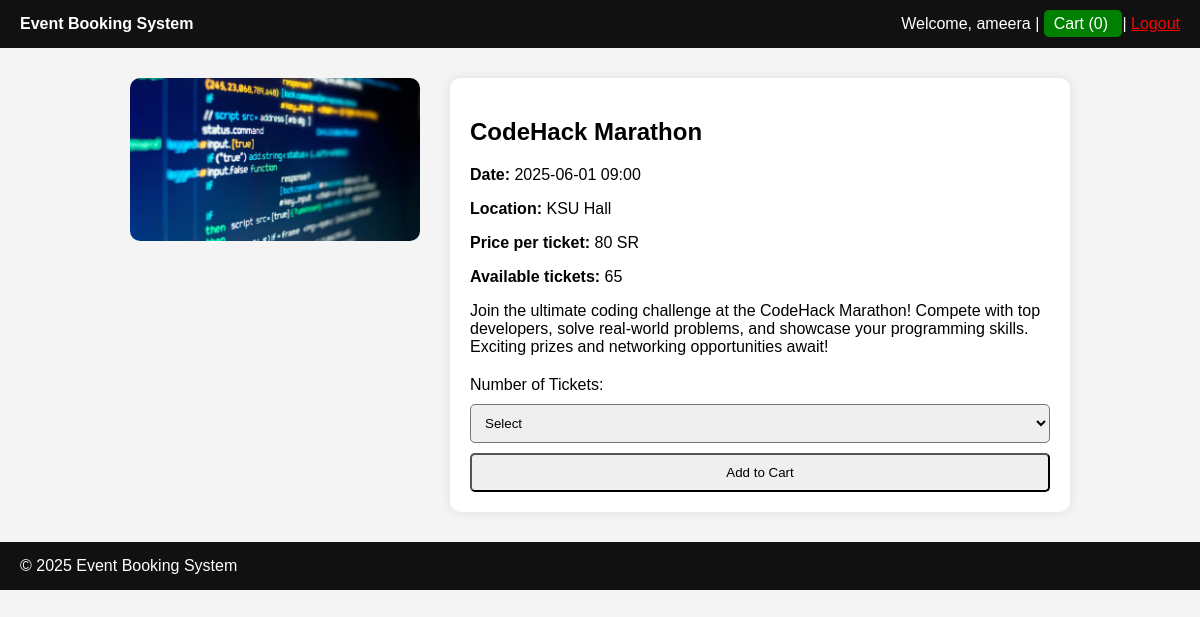
/Customer/event.php?id=2 (signed in), run on the app's committed database.
### tables this page shows
CREATE TABLE events (
    id INTEGER PRIMARY KEY AUTOINCREMENT,
    name TEXT NOT NULL,
    date TEXT NOT NULL,
    location TEXT NOT NULL,
    price REAL NOT NULL,
    image TEXT,
    max_tickets INTEGER NOT NULL
, description TEXT);

### Customer/event.php (the view, shortened to what this page needs)
<?php
require_once '../includes/config.php';
$name = $_SESSION['name'];
$event_id = $_GET['id'] ?? null;
$stmt = $conn->prepare("SELECT * FROM events WHERE id = ?");
$stmt->execute([$event_id]);
$event = $stmt->fetch(PDO::FETCH_ASSOC);
?>
<!DOCTYPE html>
<html lang="en">
<head>
</head>
<body>
<header>
    <a href="home.php" style="color:white; text-decoration:none; font-weight:bold;">
        Event Booking System
    </a>
    <div class="header-right">
        Welcome, <?= htmlspecialchars($name) ?> |
        <a href="cart.php"
   style="background:green;
          padding:5px 10px;
          color:white;
          border-radius:5px;
          text-decoration:none;">
    Cart (<?= array_sum($_SESSION['cart'] ?? []) ?>)
</a>
        |
        <a href="logout.php" style="color:red;">Logout</a>
    </div>
</header>
<div class="container">
    <div class="event-img">
        <img src="images/<?= $event['image'] ?>" alt="<?= $event['name'] ?>">
    </div>
    <div class="event-details">
        <h2><?= htmlspecialchars($event['name']) ?></h2>
        <p><strong>Date:</strong> <?= $event['date'] ?></p>
        <p><strong>Location:</strong> <?= $event['location'] ?></p>
        <p><strong>Price per ticket:</strong> <?= $event['price'] ?> SR</p>
        <p><strong>Available tickets:</strong> <?= $event['max_tickets'] ?></p>
        <p><?= $event['description'] ?? 'Join us for an unforgettable experience.' ?></p>
        <form method="POST">
            <label>Number of Tickets:</label>
            <select name="quantity" required>
                <option value="">Select</option>
            </select>
            <button type="submit">Add to Cart</button>
        </form>
    </div>
</div>
<footer>
    &copy; <?= date("Y") ?> Event Booking System
</footer>
</body>
</html>

### Customer/event.php (style rules this page uses)
* { box-sizing: border-box; }
body { font-family: Arial; margin: 0; background: #f4f4f4; }
header, footer { background: #111; color: white; padding: 15px 20px; }
.header-right { float: right; }
.container { padding: 30px; max-width: 1000px; margin: auto; display: flex; gap: 30px; }
.event-img { flex: 1; }
.event-img img { width: 100%; border-radius: 10px; }
.event-details { flex: 2; background: white; padding: 20px; border-radius: 10px; box-shadow: 0 0 10px rgba(0,0,0,0.1); }
form { margin-top: 20px; }
select, button { padding: 10px; width: 100%; margin-top: 10px; border-radius: 5px; }

### data on the page
events: name "CodeHack Marathon", date "2025-06-01 09:00", location "KSU Hall", price "80", max_tickets "65", description "Join the ultimate coding challenge at the CodeHack Marathon! Compete with top developers, solve real-world problems, and showcase your programming skills. Exciting prizes and networking opportunities await!"

### other printed values
$name "ameera"
array_sum($_SESSION['cart'] ?? []) "0"
